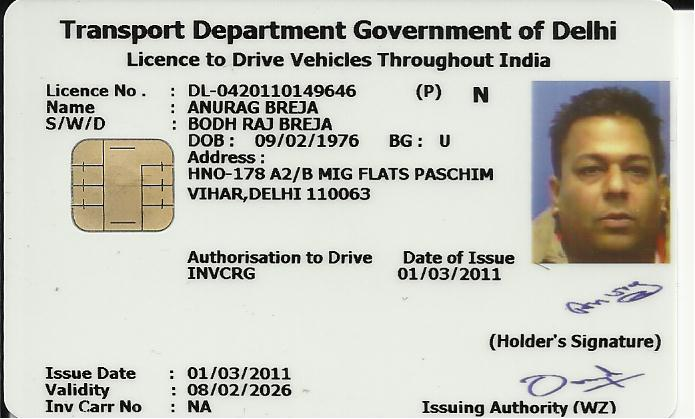
#> input picture dl3.jpg, 695 x 419 px
$ python ocrproject.py --image dl3.jpg
#> lines starting #> are read from the running program, lines starting #| are printed output that depends on the picture; after the words box and inside, x2 and y2 are one past the last pixel; in counts of white or black regions, pixels touching at a corner belong together
#Importing all the libraries needed
import cv2
import pytesseract
import numpy as np
import argparse


#Extracting file path from arguments
ap = argparse.ArgumentParser()
ap.add_argument("-i", "--image", required=True,
	help="input image")
args = vars(ap.parse_args())

#Reading image
image = cv2.imread(args["image"])
#> image is the input picture: shape (419, 695, 3); mean B, G, R 191, 199.7, 199.8


#After reading the file, we will extract infromation about the license owner from the image.

#Extracting Name
crop1 = image[98:117,175:350]
crop1 = cv2.cvtColor(crop1, cv2.COLOR_BGR2GRAY)
ret, crop1 = cv2.threshold(crop1, 0, 255, cv2.THRESH_BINARY+cv2.THRESH_OTSU)
#> ret = 123
#cv2.imwrite("pro1.jpg",crop1)
#cv2.imshow("Pro",crop1)


#Extracting  Gaurdian name
crop2 = image[114:133,177:350]
crop2 = cv2.cvtColor(crop2, cv2.COLOR_BGR2GRAY)
ret, crop2 = cv2.threshold(crop2, 0, 255, cv2.THRESH_BINARY+cv2.THRESH_OTSU)
#> ret = 122
crop2 = cv2.resize(crop2,(175,19),interpolation=cv2.INTER_AREA)
#cv2.imshow("Pro2",crop2)


#Extracting Address
crop3 = image[165:202,175:500]
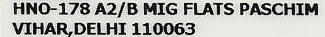
#> crop3: shape (37, 325, 3); mean B, G, R 172.2, 177.6, 175.4
crop3 = cv2.cvtColor(crop3, cv2.COLOR_BGR2GRAY)
#> crop3: shape (37, 325)
ret, crop3 = cv2.threshold(crop3, 0, 255, cv2.THRESH_BINARY+cv2.THRESH_OTSU)
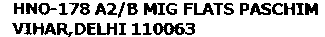
#> crop3: shape (37, 325); 75.6% white; 33 black regions, largest, box (x1, y1, x2, y2) and area: (153, 23, 195, 35) 303, (33, 23, 56, 35) 157, (250, 3, 271, 15) 156
#> ret = 128
#cv2.imwrite("pro3.jpg",crop3)
#cv2.imshow("Pro3",crop3)


#Extracting DOB
crop4 = image[132:152,235:390]
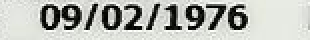
#> crop4: shape (20, 155, 3) (shown 2 times larger); mean B, G, R 179, 184.8, 182.6
crop4 = cv2.cvtColor(crop4, cv2.COLOR_BGR2GRAY)
#> crop4: shape (20, 155)
ret, crop4 = cv2.threshold(crop4, 0, 255, cv2.THRESH_BINARY+cv2.THRESH_OTSU)
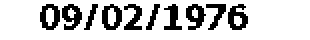
#> crop4: shape (20, 155) (shown 2 times larger); 79.5% white; black in thin lines or dots, all inside (x1, y1, x2, y2) = (20, 2, 124, 15)
#> ret = 126
#cv2.imwrite("pro4.jpg",crop4)
#cv2.imshow("Pro4",crop4)


#Extracting Blood Group
crop5 = image[132:152,235:455	]
crop5 = cv2.cvtColor(crop5, cv2.COLOR_BGR2GRAY)
#> crop5: shape (20, 220)
crop5 = cv2.resize(crop5, None, fx=2, fy=2)
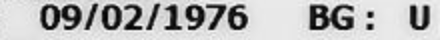
#> crop5: shape (40, 440); min 2, max 247, mean 183.8
crop5 = cv2.GaussianBlur(crop5, (5, 5), 0)
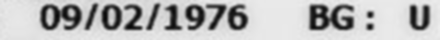
#> crop5: shape (40, 440); min 7, max 238, mean 183.8
#cv2.imwrite("pro5.jpg",crop5)
#cv2.imshow("Pro5",crop5)


#Extracting DL number
crop6 = image[80:99,40:378]
crop6 = cv2.cvtColor(crop6, cv2.COLOR_BGR2GRAY)
ret, crop6 = cv2.threshold(crop6, 0, 255, cv2.THRESH_BINARY+cv2.THRESH_OTSU)
crop6 = cv2.resize(crop6,(175*3,19*3),interpolation=cv2.INTER_AREA)
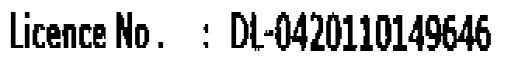
#> crop6: shape (57, 525); min 0, max 255, mean 196.3
#cv2.imwrite("pro6.jpg",crop6)
#cv2.imshow("Pro6",crop6)


# Using pytesseract to extract text from all croped images
#> (the run stopped early here; a loop or call above may not have finished)
